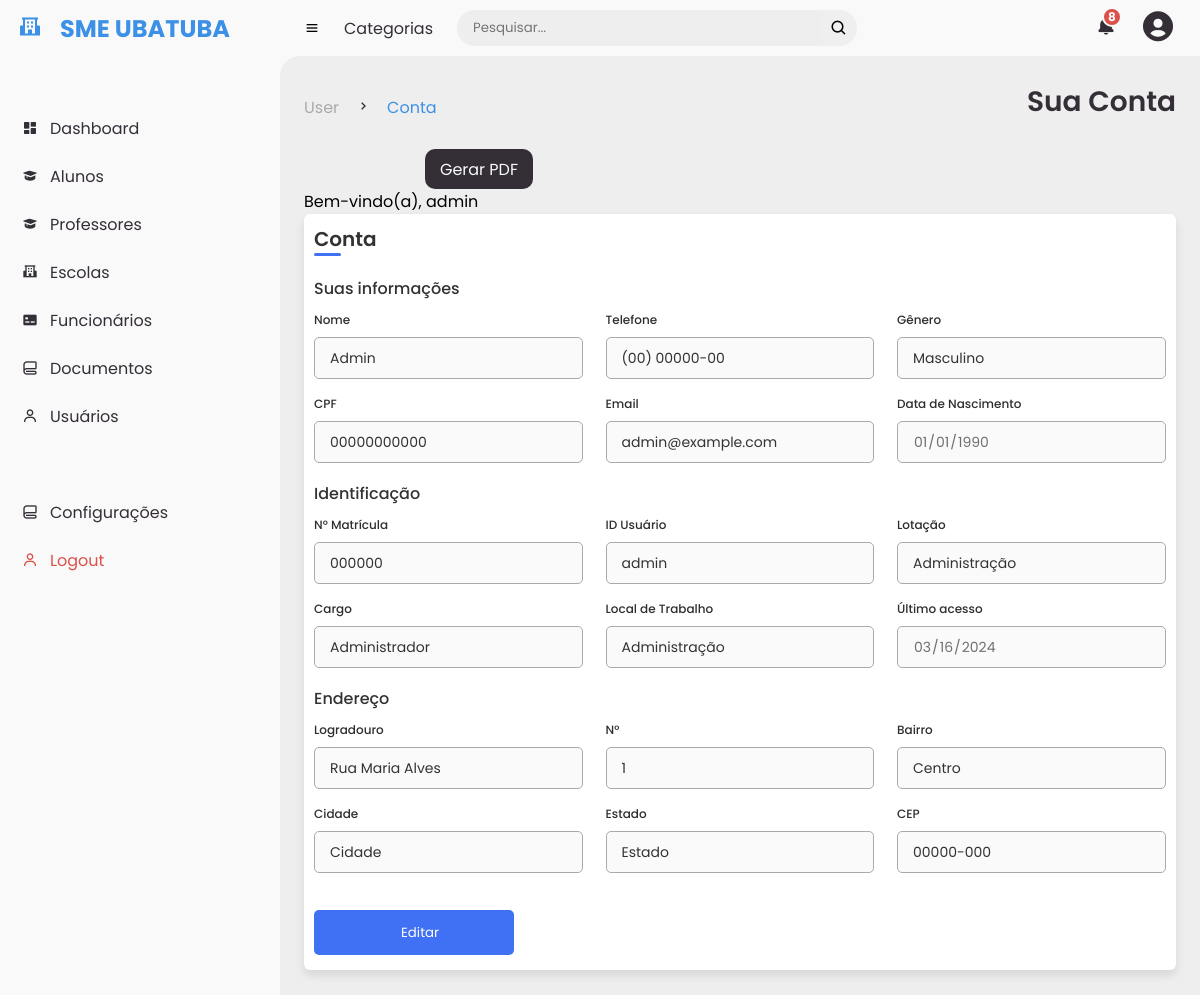
Screenshot of /user/perfil (signed in) with the database file from the repository.
### app.py (models this page shows, shortened)
class users(db.Model):
    _id = db.Column("id", db.Integer, primary_key=True)
    name = db.Column(db.String(100))
    telefone = db.Column(db.String(100))
    email = db.Column(db.String(100))
    senha = db.Column(db.String(100))  # Armazena o hash da senha
    data = db.Column(db.String(10))
    hora = db.Column(db.String(8))
    situacao = db.Column(db.String(8))
    nivel_acesso = db.Column(db.String(100))
    genero = db.Column(db.String(100))
    cpf = db.Column(db.String(100))
    data_nascimento = db.Column(db.String(100))
    matricula = db.Column(db.String(100))
    usuario = db.Column(db.String(100))
    lotacao = db.Column(db.String(100))
    cargo = db.Column(db.String(100))
    local_trabalho = db.Column(db.String(100))
    logradouro = db.Column(db.String(100))
    numero = db.Column(db.String(100))
    bairro = db.Column(db.String(100))
    cidade = db.Column(db.String(100))
    estado = db.Column(db.String(100))
    cep = db.Column(db.String(100))

### app.py (the view)
@app.route("/user/perfil", methods=["GET"])
def user():
    if "user_id" in session:
        user_id = session["user_id"]
        found_user = users.query.get(user_id)
        if found_user:
            return render_template("user.html", user=found_user)
        else:
            flash("Usuário não encontrado!")
            return redirect(url_for("login"))
    else:
        flash("Você não está logado!")
        return redirect(url_for("login"))

### templates/user.html (shortened to what this page needs)
{% extends "base.html" %}
{% block first_title %}User{% endblock %}
{% block main_title%}Sua Conta{% endblock %}
{% block sub_title %}Conta{% endblock %}
{% block content %}
<p>Bem-vindo(a), {{user.usuario}}</p>
<head>
    <link rel="stylesheet" type="text/css" href="{{ url_for('static', filename='styles/user.css')}}">
</head>
  <div class="container">
    <header>Conta</header>
    <form action="#">
        <div class="form first">
            <div class="details personal">
                <span class="title">Suas informações</span>
                <div class="fields">
                    <div class="input-field">
                        <label>Nome</label>
                        <input type="text" value="{{user.name}}" required disabled>
                    </div>
                    <div class="input-field">
                        <label>Telefone</label>
                        <input id="inputPhoneForm" type="tel" value="{{user.telefone}}" required disabled>
                    </div>
                    <div class="input-field">
                        <label>Gênero</label>
                        <input id="inputGeneroForm" type="text" value="{{user.genero}}" required disabled>
                    </div>
                    <div class="input-field">
                        <label>CPF</label>
                        <input type="text" value="{{user.cpf}}" disabled>
                    </div>
                    <div class="input-field">
                        <label>Email</label>
                        <input type="text" value="{{user.email}}" required disabled>
                    </div>
                    <div class="input-field">
                        <label>Data de Nascimento</label>
                        <input type="date" value="{{user.data_nascimento}}" required disabled>
                    </div>
                </div>
            </div>
            <div class="details ID">
                <span class="title">Identificação</span>
                <div class="fields">
                    <div class="input-field">
                        <label>N° Matrícula</label>
                        <input type="text" value="{{user.matricula}}" required disabled>
                    </div>
                    <div class="input-field">
                        <label>ID Usuário</label>
                        <input type="text" value="{{user.usuario}}" disabled>
                    </div>
                    <div class="input-field">
                        <label>Lotação</label>
                        <input type="text" value="{{user.lotacao}}" disabled>
                    </div>
                    <div class="input-field">
                        <label>Cargo</label>
                        <input type="text" value="{{user.cargo}}" disabled>
                    </div>
                    <div class="input-field">
                        <label>Local de Trabalho</label>
                        <input type="text" value="{{user.local_trabalho}}" disabled>
                    </div>
                    <div class="input-field">
                        <label>Último acesso</label>
                        <input type="date" value="2024-03-16" disabled>
                    </div>
                </div>
                <div class="details ID">
                    <span class="title">Endereço</span>
                    <div class="fields">
                        <div class="input-field">
                            <label>Logradouro</label>
                            <input type="text" value="{{user.logradouro}}" disabled>
                        </div>
                        <div class="input-field">
                            <label>N°</label>
                            <input type="text" value="{{user.numero}}" disabled>
                        </div>
                        <div class="input-field">
                            <label>Bairro</label>
                            <input type="text" value="{{user.bairro}}" disabled>
                        </div>
                        <div class="input-field">
                            <label>Cidade</label>
                            <input type="text" value="{{user.cidade}}" disabled>
                        </div>
                        <div class="input-field">
                            <label>Estado</label>
                            <input type="text" value="{{user.estado}}" disabled>
                        </div>
                        <div class="input-field">
                            <label>CEP</label>
                            <input id="inputCEPForm" type="text" value="{{user.cep}}" disabled>
                        </div>
                    </div>
                    <a href="editar"><button type="button" class="btn btn-dark btn-primary"> Editar</button></a>
                </div>
            </div>
        </div>
    </form>
</div>
{% endblock %}

### static/styles/style.css (style rules this page uses)
* { margin: 0; padding: 0; box-sizing: border-box; font-family: var(--poppins); }
a { text-decoration: none; }
:root { --poppins: 'Poppins', sans-serif; --light: #F9F9F9; --blue: #3c91e6; --light-blue: #CFE8FF; --grey: #eee; --dark-grey: #AAAAAA; --dark: #342E37; --red: #DB504A; --yellow: #FFCE26; --light-yellow: #FFF2C6; --orange: #FD7238; --light-orange: #FFE0F3; }
body { background: var(--grey); }

### static/styles/user.css (style rules this page uses)
.container { position: relative; width: 100%; border-radius: 6px; padding: 10px; background-color: #fff; box-shadow: 0 5px 10px rgba(0,0,0,0.1); }
.container header { position: relative; font-size: 20px; font-weight: 600; color: #333; }
.container header::before { content: ""; position: absolute; left: 0; bottom: -2px; height: 3px; width: 27px; border-radius: 8px; background-color: #4070f4; }
.container form { position: relative; margin-top: 16px; min-height: 690px; background-color: #fff; overflow: hidden; }
.container form .form { position: absolute; background-color: #fff; transition: 0.3s ease; }
.container form .title { display: block; margin-bottom: 8px; font-size: 16px; font-weight: 500; margin: 6px 0; color: #333; }
.container form .fields { display: flex; align-items: center; justify-content: space-between; flex-wrap: wrap; }
form .fields .input-field { display: flex; width: calc(100% / 3 - 15px); flex-direction: column; margin: 4px 0; }
.input-field label { font-size: 12px; font-weight: 500; color: #2e2e2e; }
.input-field input, select { outline: none; font-size: 14px; font-weight: 400; color: #333; border-radius: 5px; border: 1px solid #aaa; padding: 0 15px; height: 42px; margin: 8px 0; }
.input-field select, .input-field input[type="date"] { color: #707070; }
.container form button, .backBtn { display: flex; align-items: center; justify-content: center; height: 45px; max-width: 200px; width: 100%; border: none; outline: none; color: #fff; border-radius: 5px; margin: 25px 0; background-color: #4070f4; transition: all 0.3s linear; cursor: pointer; }

### rows the page displays
users: usuario "admin", name "Admin", telefone "(00) 00000-00", genero "Masculino", cpf "00000000000", email "admin@example.com", data_nascimento "01/01/1990", matricula "000000", lotacao "Administração", cargo "Administrador", local_trabalho "Administração", logradouro "Rua Maria Alves", numero "1", bairro "Centro", cidade "Cidade", estado "Estado", cep "00000-000"
